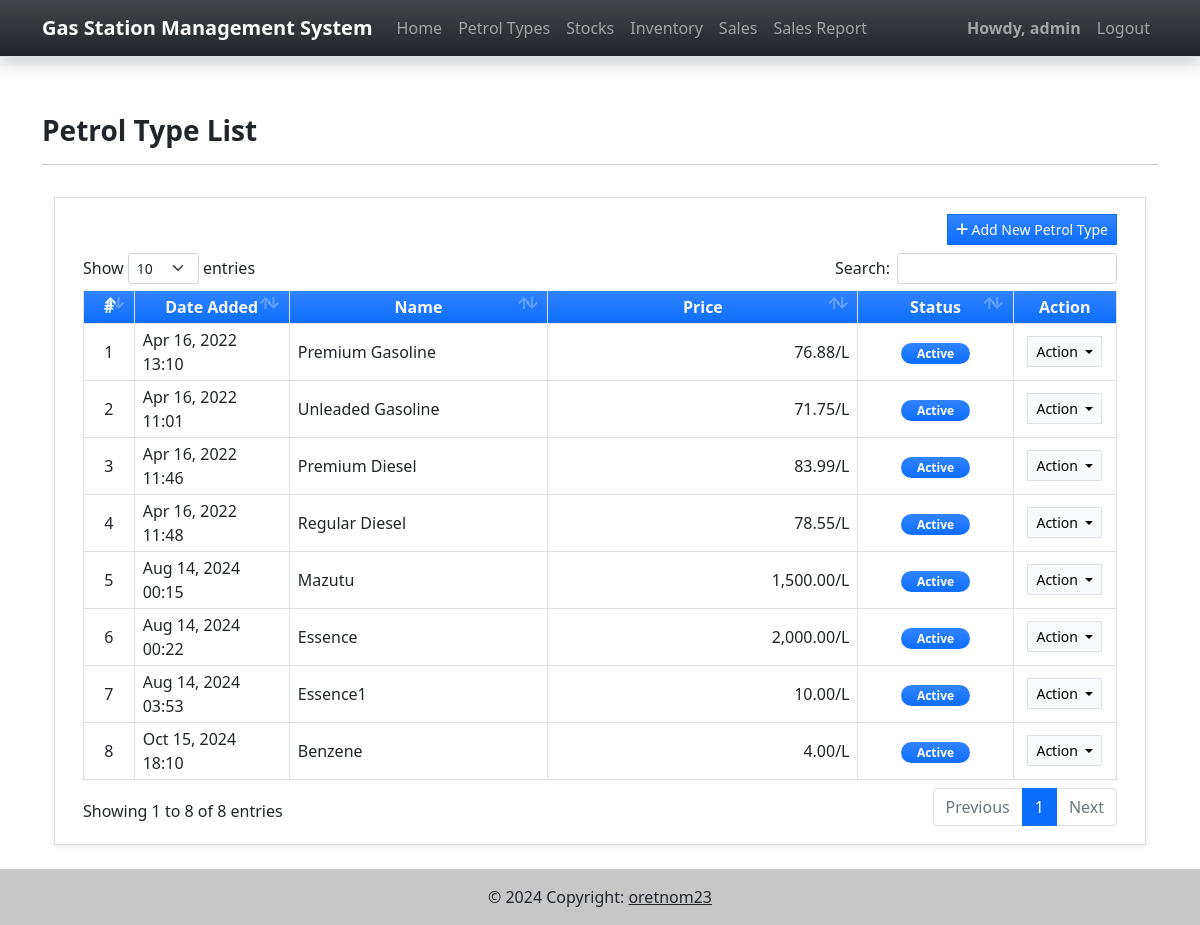
The app's page /petrol_list (signed in) with its own data.
### gsmsApp/models.py (models this page shows, shortened)
class Petrol(models.Model):
    name = models.CharField(max_length=250)
    description = models.TextField()
    status = models.CharField(max_length=2,choices=(('1','Active'),('0', 'Inactive')) , default = 1)
    price = models.FloatField(max_length=(15,2), default= 0)
    delete_flag = models.IntegerField(default = 0)
    date_added = models.DateTimeField(default = timezone.now)
    date_created = models.DateTimeField(auto_now = True)
    class Meta:
        verbose_name_plural = "Petrol Type List"
    def __str__(self):
        return str(f"{self.name}")

### gsmsApp/views.py (the view)
# urls.py: path('petrol_list',views.petrol_list,name='petrol-page'),
@login_required
def petrol_list(request):
    context =context_data()
    context['page_title'] = "Petrol Type List"
    context['page'] = "petrol_list"
    context['petrols'] = models.Petrol.objects.filter(delete_flag = 0).all()
    return render(request, "petrol_list.html", context)

### gsmsApp/views.py (called while the page is built)
def context_data():
    context = {
        'page_name' : '',
        'page_title' : '',
        'system_name' : 'Gas Station Management System',
        'topbar' : True,
        'footer' : True,
    }
    return context

### gsmsApp/templates/petrol_list.html (shortened to what this page needs)
{% extends "base.html" %} {% load humanize %} {% load customfilter %} {% block pageContent %}
<h3 class="fw-bolder">{{page_title}}</h3>
<hr>
<section class="py-3">
    <div class="container">
        <div class="card rounded-0 shadow-sm blur">
            <div class="card-body">
                <div class="container-fluid">
                    <div class="text-end mb-2">
                        <a href="javascript:void(0)" id="add_new" class="btn btn-primary btn-sm rounded-0 bg-gradient"><i class="fa fa-plus"></i> Add New Petrol Type</a>
                    </div>
                    <table class="table table-stripped table-bordered" id="petrol-table">
                        <colgroup>
                            <col width="5%">
                            <col width="15%">
                            <col width="25%">
                            <col width="30%">
                            <col width="15%">
                            <col width="10%">
                        </colgroup>
                        <thead>
                            <tr class="bg-primary bg-gradient text-light">
                                <th class="text-center">#</th>
                                <th class="text-center">Date Added</th>
                                <th class="text-center">Name</th>
                                <th class="text-center">Price</th>
                                <th class="text-center">Status</th>
                                <th class="text-center">Action</th>
                            </tr>
                        </thead>
                        <tbody>
                            {% for petrol in petrols %}
                            <tr>
                                <td class="text-center">{{forloop.counter}}</td>
                                <td class="">{{ petrol.date_created|date:"M d, Y H:i" }}</td>
                                <td class="">{{petrol}}</td>
                                <td class="text-end">{{ petrol.price|floatformat:2|intcomma }}/L</td>
                                <td class="text-center">
                                    {% if petrol.status == '1' %}
                                    <span class="badge bg-primary px-3 rounded-pill bg-gradient">Active</span> {% else %}
                                    <span class="badge bg-default border text-dark px-3 rounded-pill bg-gradient">Inactive</span> {% endif %}
                                </td>
                                <td class="text-center">
                                    <div class="dropdown">
                                        <button class="btn btn-light border bg-gradient btn-sm rounded-0 dropdown-toggle" type="button" id="petrolDD{{petrol.pk}}" data-bs-toggle="dropdown" aria-expanded="false">
                                          Action
                                        </button>
                                    </div>
                                </td>
                            </tr>
                            {% endfor %}
                        </tbody>
                    </table>
                </div>
            </div>
        </div>
    </div>
</section>
</div> {% endblock pageContent %}

### gsmsApp/templates/topNavigation.html (shortened to what this page needs)
{% load static %}
<header>
    <nav class="navbar navbar-expand-lg navbar-dark bg-dark bg-gradient fixed-top shadow border-bottom">
        <div class="container">
            <a class="navbar-brand" target="_blank" href="./">
                <b>{{system_name}}</b>
            </a>
            <div class="collapse navbar-collapse" id="navbarExample01">
                <ul class="navbar-nav me-auto mb-2 mb-lg-0" id="topNav">
                    <li class="nav-item">
                        <a class="nav-link" aria-current="page" href="{% url 'home-page' %}">Home</a>
                    </li>
                    <li class="nav-item">
                        <a class="nav-link" id="upload-btn" aria-current="page" href="{% url 'petrol-page' %}">Petrol Types</a>
                    </li>
                    <li class="nav-item">
                        <a class="nav-link" id="upload-btn" aria-current="page" href="{% url 'stock-page' %}">Stocks</a>
                    </li>
                    <li class="nav-item">
                        <a class="nav-link" id="upload-btn" aria-current="page" href="{% url 'inventory-page' %}">Inventory</a>
                    </li>
                    <li class="nav-item">
                        <a class="nav-link" id="upload-btn" aria-current="page" href="{% url 'sale-page' %}">Sales</a>
                    </li>
                    <li class="nav-item">
                        <a class="nav-link" id="upload-btn" aria-current="page" href="{% url 'sales-report-page' %}">Sales Report</a>
                    </li>
                </ul>
                <ul class="navbar-nav d-flex flex-row">
                    {% if user.id %}
                    <li class="nav-item">
                        <a class="nav-link"  href="{% url 'profile-page' %}"><b>Howdy, {{user.username}}</b></a>
                    </li>
                    <li class="nav-item">
                        <a class="nav-link" aria-current="page" href="{% url 'logout' %}">Logout</a>
                    </li>
                    {% endif %}
                </ul>
            </div>
        </div>
    </nav>
    <div id="intro" class="pt-2 text-center bg-light">
    </div>
</header>

### static/assets/default/css/style.css (style rules this page uses)
html, body { height: 100%; width: 100%; max-height: 100%; overflow: auto; display: flex; flex-direction: column; }
body>header { flex-shrink: auto; }

### gsmsApp/templates/topNavigation.html (style rules this page uses)
#intro { margin-top: 58px; }

### records on screen
Petrol: date_created "Apr 16, 2022 13:10", name "Premium Gasoline", price "76.88", status "Active"
Petrol: date_created "Apr 16, 2022 11:01", name "Unleaded Gasoline", price "71.75", status "Active"
Petrol: date_created "Apr 16, 2022 11:46", name "Premium Diesel", price "83.99", status "Active"
Petrol: date_created "Apr 16, 2022 11:48", name "Regular Diesel", price "78.55", status "Active"
Petrol: date_created "Aug 14, 2024 00:15", name "Mazutu", price "1,500.00", status "Active"
Petrol: date_created "Aug 14, 2024 00:22", name "Essence", price "2,000.00", status "Active"
Petrol: date_created "Aug 14, 2024 03:53", name "Essence1", price "10.00", status "Active"
Petrol: date_created "Oct 15, 2024 18:10", name "Benzene", price "4.00", status "Active"

### other values on screen
{{ system_name }} "Gas Station Management System"
{{ user.username }} "admin"
{{ page_title }} "Petrol Type List"
